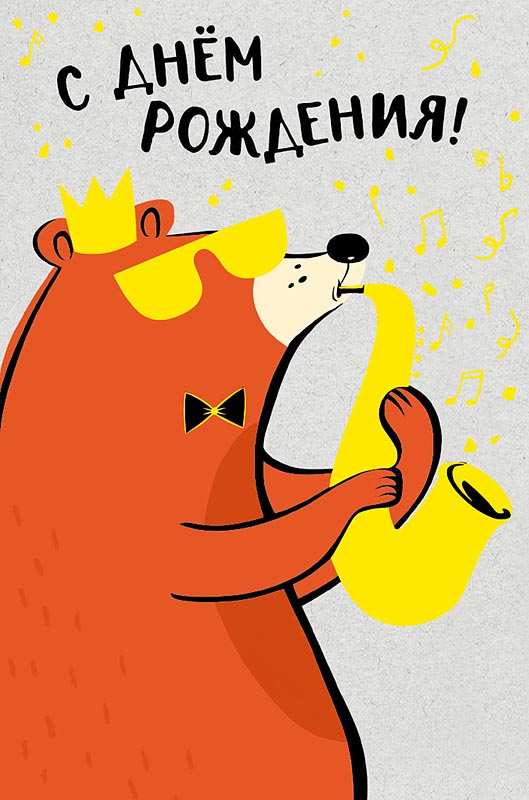
#> input picture lab10/dr.jpg, 529 x 800 px
$ python zd3.py
#> lines starting #> are read from the running program, lines starting #| are printed output that depends on the picture
from PIL import Image, ImageDraw, ImageFont

card = Image.open("dr.jpg")
#> card is the input picture: PIL image 529x800 RGB; mean R, G, B 215.4, 157.8, 115.1
draw = ImageDraw.Draw(card)

name = input("Введите имя того, кого хотите поздравить: ")
#> the answer given: dr.jpg
text = f"{name}, поздравляю!"

font = ImageFont.truetype("C:\\Windows\\Fonts\\Red October-Regular.ttf", 40)
width, height = card.size
#> width = 529; height = 800
x_position = width / 2
#> x_position = 264.5
y_position = 700

draw.text(
    (x_position, y_position),
    text,
    fill=(230, 0, 0),
    font=font,
    anchor="mt"
)

card.save("final_congratulation.png", "PNG")
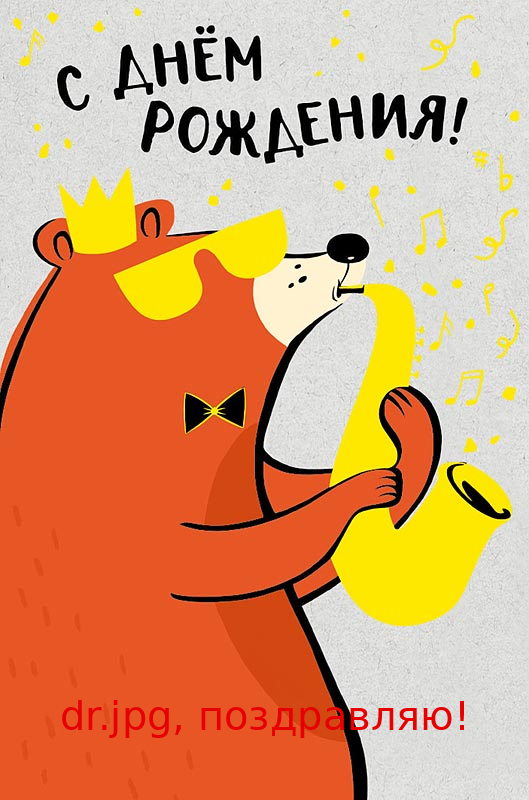
#> saved as final_congratulation.png: PIL image 529x800 RGB; mean R, G, B 215.5, 156.9, 114.4

card.show()
